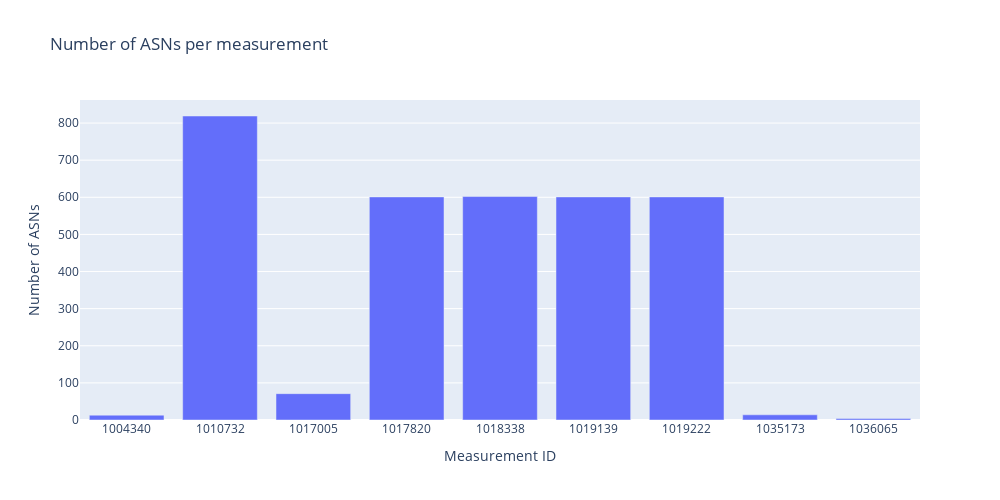

Notebook cell for this chart:
### Code cell
# Histogram 
fig = go.Figure(
    go.Bar(
        x = df.index.astype(str),
        y = df['num_asns'],
        showlegend=False
    )
)

fig.update_layout(
    xaxis_title = 'Measurement ID',
    yaxis_title = 'Number of ASNs',
    title_text = 'Number of ASNs per measurement',
    width = 1000,
    height = 500
)

fig.show()

### Figure 1 — Plotly figure (JSON) as saved in the notebook; plotly's stock layout.template omitted (floating-point values rounded to 4 significant figures)
{"data": [{"showlegend": false, "type": "bar", "x": ["1004340", "1010732", "1017005", "1017820", "1018338", "1019139", "1019222", "1035173", "1036065"], "y": [13, 819, 71, 601, 602, 601, 601, 14, 4]}], "layout": {"height": 500, "title": {"text": "Number of ASNs per measurement"}, "width": 1000, "xaxis": {"title": {"text": "Measurement ID"}}, "yaxis": {"title": {"text": "Number of ASNs"}}}}
